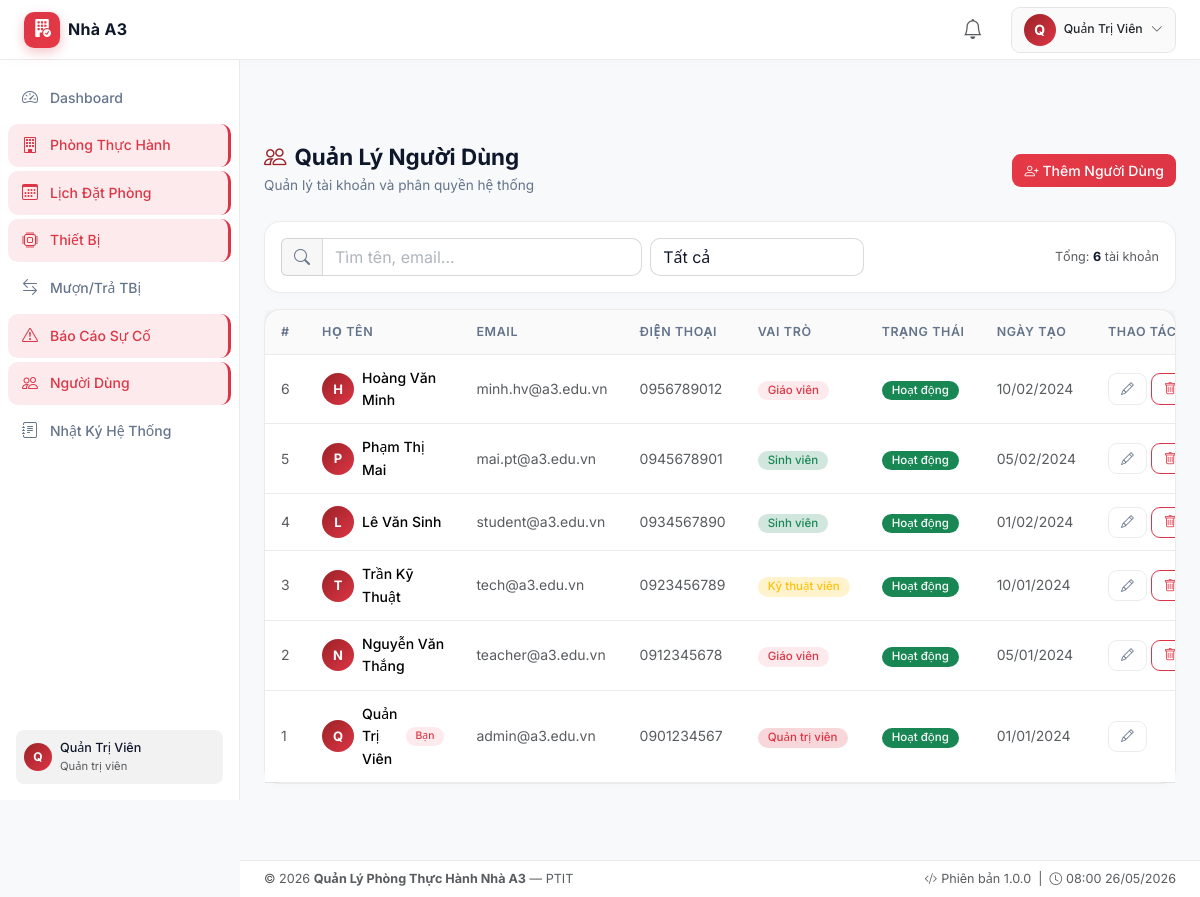
Page /views/users/index.php (signed in) on the committed database.
### tables this page shows
CREATE TABLE `users` (
  `id`         INT UNSIGNED   NOT NULL AUTO_INCREMENT,
  `full_name`  VARCHAR(100)   NOT NULL,
  `email`      VARCHAR(150)   NOT NULL UNIQUE,
  `password`   VARCHAR(255)   NOT NULL,
  `role`       ENUM('admin','teacher','technician','student') NOT NULL DEFAULT 'student',
  `phone`      VARCHAR(20)    DEFAULT NULL,
  `status`     ENUM('active','inactive') NOT NULL DEFAULT 'active',
  `created_at` DATETIME       NOT NULL DEFAULT CURRENT_TIMESTAMP,
  PRIMARY KEY (`id`),
  INDEX `idx_email` (`email`),
  INDEX `idx_role`  (`role`)
);

### config/database.php (called while the page is built, shortened)
<?php
class Database {
    private static ?PDO $instance = null;
    public static function getInstance(): PDO {
        if (self::$instance === null) {
            $dsn = 'mysql:host=' . DB_HOST . ';dbname=' . DB_NAME . ';charset=' . DB_CHARSET;
            $options = [
                PDO::ATTR_ERRMODE            => PDO::ERRMODE_EXCEPTION,
                PDO::ATTR_DEFAULT_FETCH_MODE => PDO::FETCH_ASSOC,
                PDO::ATTR_EMULATE_PREPARES   => false,
            ];
            try {
                self::$instance = new PDO($dsn, DB_USER, DB_PASS, $options);
            } catch (PDOException $e) {
                die(json_encode([
                    'success' => false,
                    'message' => 'Kết nối CSDL thất bại: ' . $e->getMessage()
                ]));
            }
        }
        return self::$instance;
    }
    public static function getConnection(): PDO {
        return self::getInstance();
    }
}

### models/UserModel.php (called while the page is built, shortened)
<?php
require_once __DIR__ . '/../config/database.php';
class UserModel {
    private PDO $db;
    public function __construct() {
        $this->db = Database::getConnection();
    }
    public function getAll(int $limit = 50, int $offset = 0): array {
        $stmt = $this->db->prepare(
            "SELECT id, full_name, email, role, phone, status, created_at
             FROM users ORDER BY created_at DESC LIMIT ? OFFSET ?"
        );
        $stmt->execute([$limit, $offset]);
        return $stmt->fetchAll();
    }
    public function count(): int {
        return (int) $this->db->query("SELECT COUNT(*) FROM users")->fetchColumn();
    }
}

### views/users/index.php (the view, shortened to what this page needs)
<?php
require_once __DIR__ . '/../../config/database.php';
require_once __DIR__ . '/../../config/helpers.php';
require_once __DIR__ . '/../../models/UserModel.php';
$model = new UserModel();
$page   = max(1, (int) ($_GET['page'] ?? 1));
$limit  = 15;
$offset = ($page - 1) * $limit;
$users  = $model->getAll($limit, $offset);
$total  = $model->count();
$roleLabels = ['admin'=>'Quản trị viên','teacher'=>'Giáo viên','technician'=>'Kỹ thuật viên','student'=>'Sinh viên'];
require_once __DIR__ . '/../partials/header.php';
?>
<div class="d-flex flex-column min-vh-100">
<div class="app-wrapper">
<?php require_once __DIR__ . '/../partials/sidebar.php'; ?>
<div class="main-content">
  <div class="d-flex flex-wrap align-items-center justify-content-between gap-3 mb-4">
    <div>
      <h1 class="page-title mb-1"><i class="bi bi-people me-2 text-purple"></i>Quản Lý Người Dùng</h1>
      <p class="page-subtitle mb-0">Quản lý tài khoản và phân quyền hệ thống</p>
    </div>
    <button class="btn btn-primary" data-bs-toggle="modal" data-bs-target="#createUserModal">
      <i class="bi bi-person-plus me-1"></i>Thêm Người Dùng
    </button>
  </div>
  <div class="app-card mb-3 p-3">
    <div class="row g-2 align-items-center">
      <div class="col-md-5">
        <div class="input-group">
          <span class="input-group-text" style="background:rgba(0,0,0,0.06);border-color:rgba(0,0,0,0.12);color:#64748b;"><i class="bi bi-search"></i></span>
          <input type="text" id="tableSearch" class="form-control" placeholder="Tìm tên, email...">
        </div>
      </div>
      <div class="col-md-3">
        <select id="statusFilter" class="form-select">
          <option value="">Tất cả</option>
        </select>
      </div>
      <div class="col-md-4 text-end text-muted small">
        Tổng: <strong class="text-white"><?= $total ?></strong> tài khoản
      </div>
    </div>
  </div>
  <div class="app-card">
    <div class="card-body p-0">
      <div class="table-responsive">
        <table class="table app-table mb-0">
          <thead><tr>
            <th>#</th><th>Họ tên</th><th>Email</th><th>Điện thoại</th>
            <th>Vai trò</th><th>Trạng thái</th><th>Ngày tạo</th><th>Thao tác</th>
          </tr></thead>
          <tbody>
            <?php foreach ($users as $u): ?>
              <tr data-status="<?= $u['status'] ?>">
                <td class="text-muted small"><?= $u['id'] ?></td>
                <td>
                  <div class="d-flex align-items-center gap-2">
                    <div style="width:32px;height:32px;background:linear-gradient(135deg,#9b2226,#dc3545);border-radius:50%;display:flex;align-items:center;justify-content:center;font-weight:700;font-size:13px;color:#fff;flex-shrink:0;">
                      <?= strtoupper(substr($u['full_name'],0,1)) ?>
                    </div>
                    <span class="fw-medium"><?= htmlspecialchars($u['full_name']) ?></span>
                    <?php if ($u['id'] == $_SESSION['user_id']): ?>
                      <span class="badge bg-primary-subtle text-primary" style="font-size:0.65rem;">Bạn</span>
                    <?php endif; ?>
                  </div>
                </td>
                <td class="text-muted small"><?= htmlspecialchars($u['email']) ?></td>
                <td class="text-muted small"><?= htmlspecialchars($u['phone'] ?: '—') ?></td>
                <td>
                  <?php
                  $roleBg = ['admin'=>'danger','teacher'=>'primary','technician'=>'warning','student'=>'success'];
                  $rBg = $roleBg[$u['role']] ?? 'secondary';
                  ?>
                  <span class="badge bg-<?= $rBg ?>-subtle text-<?= $rBg ?>"><?= $roleLabels[$u['role']] ?? $u['role'] ?></span>
                </td>
                <td><?= statusBadge($u['status']) ?></td>
                <td class="text-muted small"><?= formatDate($u['created_at']) ?></td>
                <td>
                  <div class="d-flex gap-1">
                    <button class="btn btn-sm btn-outline-secondary"
                            data-bs-toggle="modal" data-bs-target="#editUserModal<?= $u['id'] ?>">
                      <i class="bi bi-pencil"></i>
                    </button>
                    <?php if ($u['id'] != $_SESSION['user_id']): ?>
                      <a href="?action=delete&id=<?= $u['id'] ?>"
                         class="btn btn-sm btn-outline-danger"
                         data-confirm="Xóa tài khoản '<?= htmlspecialchars($u['full_name']) ?>'?">
                        <i class="bi bi-trash"></i>
                      </a>
                    <?php endif; ?>
                  </div>
                </td>
              </tr>
            <?php endforeach; ?>
          </tbody>
        </table>
      </div>
    </div>
  </div>
</div>
<?php require_once __DIR__ . '/../partials/footer.php'; ?>

### config/helpers.php (shortened to what this page needs)
<?php
function formatDate(string $date, string $format = 'd/m/Y'): string {
    return date($format, strtotime($date));
}
function statusBadge(string $status): string {
    $map = [
        'pending'   => ['warning', 'Chờ duyệt'],
        'approved'  => ['success', 'Đã duyệt'],
        'rejected'  => ['danger',  'Từ chối'],
        'cancelled' => ['secondary','Đã hủy'],
        'active'    => ['success', 'Hoạt động'],
        'inactive'  => ['danger',  'Không hoạt động'],
        'available' => ['success', 'Sẵn sàng'],
        'borrowed'  => ['warning', 'Đang mượn'],
        'broken'    => ['danger',  'Hỏng hóc'],
        'open'      => ['danger',  'Mới tạo'],
        'processing'=> ['info',    'Đang xử lý'],
        'resolved'  => ['success', 'Đã xử lý'],
    ];
    $cfg = $map[$status] ?? ['secondary', $status];
    return "<span class=\"badge bg-{$cfg[0]}\">{$cfg[1]}</span>";
}

### assets/css/style.css (style rules this page uses)
*, *::before, *::after { box-sizing: border-box; }
:root { --bg-dark: #f8f9fa; --bg-card: #ffffff; --bg-card-hover: #fff5f5; --sidebar-bg: #ffffff; --navbar-bg: #ffffff; --border-color: rgba(0,0,0,0.08); --text-primary: #334155; --text-muted: #64748b; --text-heading: #0f172a; --accent-primary: #dc3545; --accent-blue: #dc3545; --accent-cyan: #e63946; --accent-purple: #9b2226; --accent-green: #22c55e; --accent-orange: #f59e0b; --accent-red: #dc3545; --sidebar-width: 240px; --navbar-height: 60px; }
body { font-family: 'Inter', system-ui, sans-serif; background: var(--bg-dark); color: var(--text-primary); margin: 0; font-size: 0.9rem; line-height: 1.6; }
.text-white { color: var(--text-heading) !important; }
.app-wrapper { display: flex; padding-top: var(--navbar-height); min-height: calc(100vh - var(--navbar-height)); }
.main-content { margin-left: var(--sidebar-width); flex: 1; padding: 24px; min-width: 0; }
.app-card { background: var(--bg-card); border: 1px solid var(--border-color); border-radius: 16px; transition: all 0.25s; box-shadow: 0 2px 8px rgba(0,0,0,0.02); }
.app-card .card-body { padding: 20px; }
.app-table { color: var(--text-primary); }
.app-table thead th { background: rgba(0,0,0,0.02); color: var(--text-muted); font-size: 0.78rem; font-weight: 600; text-transform: uppercase; letter-spacing: 0.6px; border-color: var(--border-color); padding: 12px 16px; white-space: nowrap; }
.app-table tbody td { border-color: var(--border-color); vertical-align: middle; padding: 12px 16px; font-size: 0.875rem; }
.app-table tbody tr { transition: background 0.15s; }
.form-control, .form-select { background: #ffffff; border: 1px solid rgba(0,0,0,0.15); color: var(--text-heading); border-radius: 10px; }
.form-control::placeholder { color: #adb5bd; }
.form-select option { background: #ffffff; color: var(--text-heading); }
.input-group-text { background: rgba(0,0,0,0.03) !important; border-color: rgba(0,0,0,0.15) !important; color: var(--text-muted) !important; }
.btn { border-radius: 9px; font-weight: 500; font-size: 0.875rem; transition: all 0.2s; }
.btn-primary { background: linear-gradient(135deg, #e63946, #dc3545); border: none; color: #fff !important; }
.btn-outline-secondary { border-color: var(--border-color); color: var(--text-muted); }
.btn-sm { padding: 5px 12px; font-size: 0.8rem; }
.badge { font-size: 0.72rem; padding: 4px 10px; border-radius: 20px; font-weight: 500; }
.badge.bg-primary-subtle, .badge[style*="background:rgba(59,130,246,0.15)"] { background: rgba(220,53,69,0.1) !important; color: var(--accent-red) !important; }
.page-title { font-size: 1.4rem; font-weight: 700; color: var(--text-heading); }
.page-subtitle { color: var(--text-muted); font-size: 0.85rem; }
.text-purple { color: var(--accent-purple) !important; }

### rows in the picture
users: id "6", full_name "H", full_name "Hoàng Văn Minh", email "minh.hv@a3.edu.vn", phone "0956789012", role "Giáo viên", status "Hoạt động", created_at "10/02/2024"
users: id "5", full_name "P", full_name "Phạm Thị Mai", email "mai.pt@a3.edu.vn", phone "0945678901", role "Sinh viên", status "Hoạt động", created_at "05/02/2024"
users: id "4", full_name "L", full_name "Lê Văn Sinh", email "student@a3.edu.vn", phone "0934567890", role "Sinh viên", status "Hoạt động", created_at "01/02/2024"
users: id "3", full_name "T", full_name "Trần Kỹ Thuật", email "tech@a3.edu.vn", phone "0923456789", role "Kỹ thuật viên", status "Hoạt động", created_at "10/01/2024"
users: id "2", full_name "N", full_name "Nguyễn Văn Thắng", email "teacher@a3.edu.vn", phone "0912345678", role "Giáo viên", status "Hoạt động", created_at "05/01/2024"
users: id "1", full_name "Q", full_name "Quản Trị Viên", shows "Bạn", email "admin@a3.edu.vn", phone "0901234567", role "Quản trị viên", status "Hoạt động", created_at "01/01/2024"

### other values in the picture
substr($_SESSION['user_name'] ?? 'U', 0, 1) "Q"
$_SESSION['user_name'] "Quản Trị Viên"
$item['label'] "Dashboard"
$item['label'] "Phòng Thực Hành"
$item['label'] "Lịch Đặt Phòng"
$item['label'] "Thiết Bị"
$item['label'] "Mượn/Trả TBị"
$item['label'] "Báo Cáo Sự Cố"
$item['label'] "Người Dùng"
$item['label'] "Nhật Ký Hệ Thống"
substr($_SESSION['user_name']??'U',0,1) "Q"
getRoleLabel($role) "Quản trị viên"
$total "6"
APP_NAME "Quản Lý Phòng Thực Hành Nhà A3"
APP_VERSION "1.0.0"
